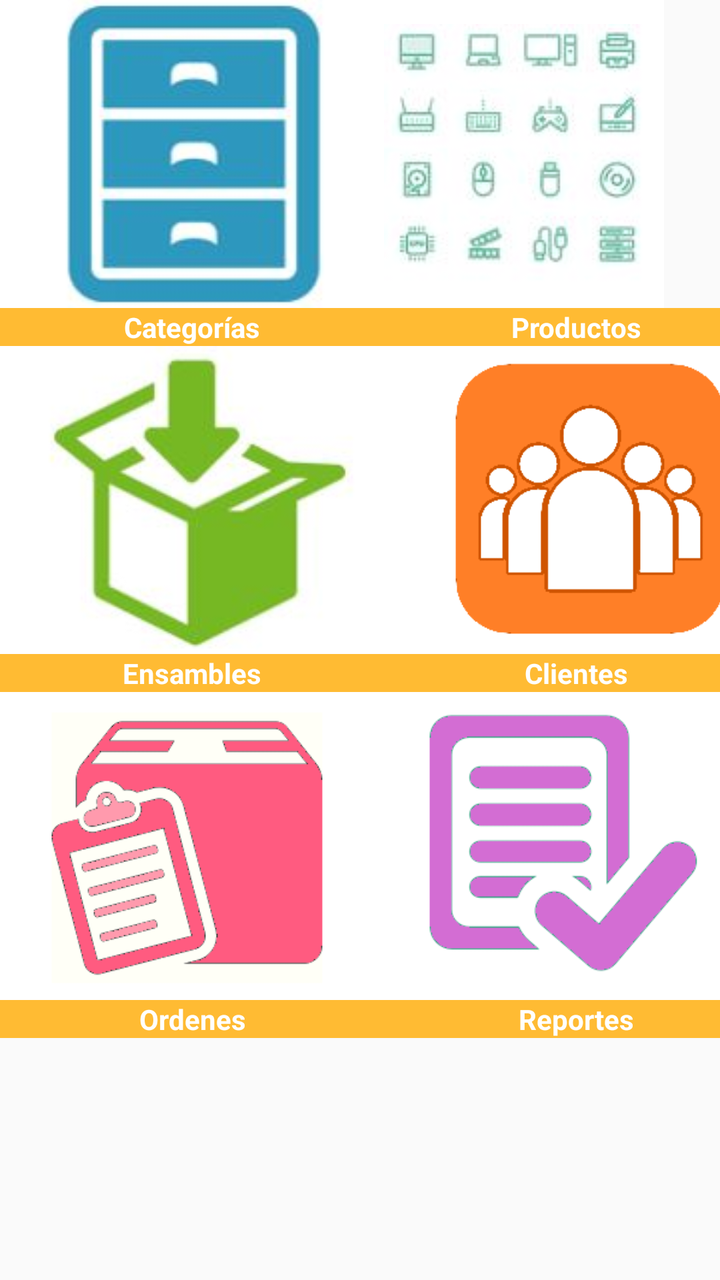
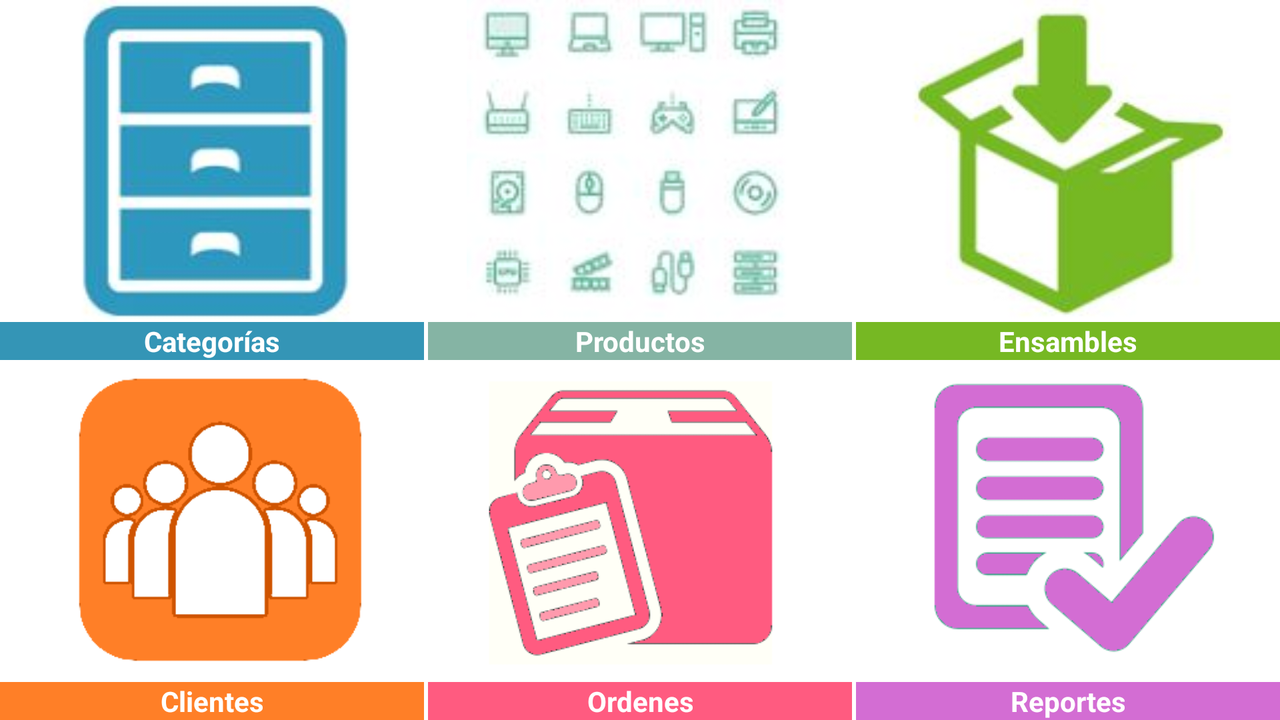

One screen, two layout resources from the same app: the default and the repository's alternative for another configuration. Each is rendered where Android would select it; the XML of both is given below.
<!-- AndroidManifest.xml: application theme AppTheme -->
<!-- res/layout/activity_main.xml -->
<?xml version="1.0" encoding="utf-8"?>
<LinearLayout xmlns:android="http://schemas.android.com/apk/res/android"
    xmlns:app="http://schemas.android.com/apk/res-auto"
    xmlns:tools="http://schemas.android.com/tools"
    android:layout_width="match_parent"
    android:layout_height="match_parent"
    android:orientation="vertical"
    tools:context="com.fiuady.hadp.compustore.MainActivity"
    tools:layout_editor_absoluteX="0dp"
    tools:layout_editor_absoluteY="81dp">

    <LinearLayout
        android:layout_width="wrap_content"
        android:layout_height="154dp">

        <ImageButton
            android:layout_width="192dp"
            android:layout_height="match_parent"
            android:background="@android:color/background_light"
            android:scaleType="fitCenter"
            android:src="@drawable/categorias" />

        <ImageButton
            android:layout_width="match_parent"
            android:layout_height="match_parent"
            android:background="@android:color/background_light"
            android:scaleType="fitCenter"
            android:src="@drawable/productos2" />
    </LinearLayout>

    <LinearLayout
        android:layout_width="wrap_content"
        android:layout_height="wrap_content">

        <TextView
            android:layout_width="192dp"
            android:layout_height="match_parent"
            android:background="@android:color/holo_orange_light"
            android:text="Categorías"
            android:textAlignment="center"
            android:textColor="@android:color/background_light"
            android:textStyle="bold" />

        <TextView
            android:layout_width="192dp"
            android:layout_height="match_parent"
            android:background="@android:color/holo_orange_light"
            android:text="Productos"
            android:textAlignment="center"
            android:textColor="@android:color/background_light"
            android:textStyle="bold" />

    </LinearLayout>

    <LinearLayout
        android:layout_width="wrap_content"
        android:layout_height="154dp">

        <ImageButton
            android:layout_width="196dp"
            android:layout_height="match_parent"
            android:background="@android:color/background_light"

            android:scaleType="fitCenter"
            android:src="@drawable/ensambles" />

        <ImageButton
            android:layout_width="192dp"
            android:layout_height="match_parent"
            android:background="@android:color/background_light"
            android:scaleType="fitCenter"
            android:src="@drawable/clientes" />
    </LinearLayout>

    <LinearLayout
        android:layout_width="wrap_content"
        android:layout_height="wrap_content">

        <TextView
            android:layout_width="192dp"
            android:layout_height="match_parent"
            android:background="@android:color/holo_orange_light"
            android:text="Ensambles"
            android:textAlignment="center"
            android:textColor="@android:color/background_light"
            android:textStyle="bold" />

        <TextView
            android:layout_width="192dp"
            android:layout_height="match_parent"
            android:background="@android:color/holo_orange_light"
            android:text="Clientes"
            android:textAlignment="center"
            android:textColor="@android:color/background_light"
            android:textStyle="bold" />

    </LinearLayout>

    <LinearLayout
        android:layout_width="wrap_content"
        android:layout_height="154dp">

        <ImageButton
            android:layout_width="196dp"
            android:layout_height="match_parent"
            android:background="@android:color/background_light"
            android:scaleType="fitCenter"
            android:src="@drawable/ordenes" />

        <ImageButton
            android:layout_width="match_parent"
            android:layout_height="match_parent"
            android:background="@android:color/background_light"
            android:scaleType="fitCenter"
            android:src="@drawable/reportes" />
    </LinearLayout>

    <LinearLayout
        android:layout_width="wrap_content"
        android:layout_height="wrap_content">

        <TextView
            android:layout_width="192dp"
            android:layout_height="match_parent"
            android:background="@android:color/holo_orange_light"
            android:text="Ordenes"
            android:textAlignment="center"
            android:textColor="@android:color/background_light"
            android:textStyle="bold" />

        <TextView
            android:layout_width="192dp"
            android:layout_height="match_parent"
            android:background="@android:color/holo_orange_light"
            android:text="Reportes"
            android:textAlignment="center"
            android:textColor="@android:color/background_light"
            android:textStyle="bold" />

    </LinearLayout>

</LinearLayout>
<!-- resources referenced by this layout -->
<resources>
  <!-- drawable categorias: jpg bitmap (drawable, 12559 bytes) -->
  <!-- drawable clientes: jpg bitmap (drawable, 110189 bytes) -->
  <!-- drawable ensambles: jpg bitmap (drawable, 11593 bytes) -->
  <!-- drawable ordenes: png bitmap (drawable, 10561 bytes) -->
  <!-- drawable productos2: jpg bitmap (drawable, 11107 bytes) -->
  <!-- drawable reportes: png bitmap (drawable, 8332 bytes) -->
  <style name="AppTheme" parent="Theme.AppCompat.Light.DarkActionBar">
          
          <item name="colorPrimary">#c6c6c6</item>
          <item name="colorPrimaryDark">#dcdcdc</item>
          <item name="colorAccent">#c000fa</item>
          <item name="android:navigationBarColor">#c6c6c6</item>
      </style>
</resources>
<!-- res/layout-land/activity_main.xml (the repository's variant of the layout above) -->
<!-- drawn on the phone turned sideways -->
<?xml version="1.0" encoding="utf-8"?>
<FrameLayout xmlns:android="http://schemas.android.com/apk/res/android"
    xmlns:tools="http://schemas.android.com/tools"
    android:layout_width="match_parent"
    android:layout_height="match_parent">

    <LinearLayout
        android:layout_width="match_parent"
        android:layout_height="match_parent"
        android:orientation="vertical"
        android:weightSum="2">

        <LinearLayout
            android:layout_width="match_parent"
            android:layout_height="match_parent"
            android:layout_weight="1"
            android:weightSum="3">

            <ImageButton
                android:id="@+id/Button_Categorias"
                android:layout_width="match_parent"
                android:layout_height="match_parent"
                android:layout_weight="1"
                android:background="@android:color/background_light"
                android:contentDescription="@string/tag_categorias"
                android:scaleType="fitCenter"
                android:src="@drawable/categorias" />

            <ImageButton
                android:id="@+id/Button_Productos"
                android:layout_width="match_parent"
                android:layout_height="match_parent"
                android:layout_weight="1"
                android:background="@android:color/background_light"
                android:contentDescription="@string/tag_productos"
                android:scaleType="fitCenter"
                android:src="@drawable/productos2" />

            <ImageButton
                android:id="@+id/Button_Ensambles"
                android:layout_width="match_parent"
                android:layout_height="match_parent"
                android:layout_weight="1"
                android:background="@android:color/background_light"
                android:contentDescription="@string/tag_ensambles"
                android:scaleType="fitCenter"
                android:src="@drawable/ensambles" />
        </LinearLayout>

        <LinearLayout
            android:layout_width="match_parent"
            android:layout_height="wrap_content"
            android:weightSum="3">

            <TextView
                android:layout_width="match_parent"
                android:layout_height="wrap_content"
                android:layout_weight="1"
                android:background="#3495b6"
                android:text="@string/tag_categorias"
                android:textAlignment="center"
                android:textColor="@android:color/background_light"
                android:textStyle="bold" />
            <View
                android:layout_width="2dp"
                android:layout_height="match_parent"
                android:background="#ffffff"/>

            <TextView
                android:layout_width="match_parent"
                android:layout_height="wrap_content"
                android:layout_weight="1"
                android:background="#85b4a4"
                android:text="@string/tag_productos"
                android:textAlignment="center"
                android:textColor="@android:color/background_light"
                android:textStyle="bold" />
            <View
                android:layout_width="2dp"
                android:layout_height="match_parent"
                android:background="#ffffff"/>

            <TextView
                android:layout_width="match_parent"
                android:layout_height="wrap_content"
                android:layout_weight="1"
                android:background="#76b823"
                android:text="@string/tag_ensambles"
                android:textAlignment="center"
                android:textColor="@android:color/background_light"
                android:textStyle="bold" />

        </LinearLayout>

        <LinearLayout
            android:layout_width="match_parent"
            android:layout_height="match_parent"
            android:layout_weight="1"
            android:weightSum="3">

            <ImageButton
                android:id="@+id/Button_Clientes"
                android:layout_width="match_parent"
                android:layout_height="match_parent"
                android:layout_weight="1"
                android:background="@android:color/background_light"
                android:contentDescription="@string/tag_clientes"
                android:scaleType="fitCenter"
                android:src="@drawable/clientes" />

            <ImageButton
                android:id="@+id/Button_Ordenes"
                android:layout_width="match_parent"
                android:layout_height="match_parent"
                android:layout_weight="1"
                android:background="@android:color/background_light"
                android:contentDescription="@string/tag_ordenes"
                android:scaleType="fitCenter"
                android:src="@drawable/ordenes" />

            <ImageButton
                android:id="@+id/Button_Reportes"
                android:layout_width="match_parent"
                android:layout_height="match_parent"
                android:layout_weight="1"
                android:background="@android:color/background_light"
                android:contentDescription="@string/tag_reportes"
                android:scaleType="fitCenter"
                android:src="@drawable/reportes" />
        </LinearLayout>

        <LinearLayout
            android:layout_width="match_parent"
            android:layout_height="wrap_content"
            android:weightSum="3">

            <TextView
                android:layout_width="match_parent"
                android:layout_height="wrap_content"
                android:layout_weight="1"
                android:background="#ff7f27"
                android:text="@string/tag_clientes"
                android:textAlignment="center"
                android:textColor="@android:color/background_light"
                android:textStyle="bold" />
            <View
                android:layout_width="2dp"
                android:layout_height="match_parent"
                android:background="#ffffff"/>

            <TextView
                android:layout_width="match_parent"
                android:layout_height="wrap_content"
                android:layout_weight="1"
                android:background="#ff5b80"
                android:text="@string/tag_ordenes"
                android:textAlignment="center"
                android:textColor="@android:color/background_light"
                android:textStyle="bold" />
            <View
                android:layout_width="2dp"
                android:layout_height="match_parent"
                android:background="#ffffff"/>

            <TextView
                android:layout_width="match_parent"
                android:layout_height="wrap_content"
                android:layout_weight="1"
                android:background="#d36dd3"
                android:text="@string/tag_reportes"
                android:textAlignment="center"
                android:textColor="@android:color/background_light"
                android:textStyle="bold" />

        </LinearLayout>

    </LinearLayout>
</FrameLayout>
<!-- resources referenced by the variant -->
<!-- as the phone turned sideways resolves them -->
<resources>
  <!-- drawable categorias: jpg bitmap (drawable, 12559 bytes) -->
  <!-- drawable clientes: jpg bitmap (drawable, 110189 bytes) -->
  <!-- drawable ensambles: jpg bitmap (drawable, 11593 bytes) -->
  <!-- drawable ordenes: png bitmap (drawable, 10561 bytes) -->
  <!-- drawable productos2: jpg bitmap (drawable, 11107 bytes) -->
  <!-- drawable reportes: png bitmap (drawable, 8332 bytes) -->
  <string name="tag_categorias">Categorías</string>
  <string name="tag_clientes">Clientes</string>
  <string name="tag_ensambles">Ensambles</string>
  <string name="tag_ordenes">Ordenes</string>
  <string name="tag_productos">Productos</string>
  <string name="tag_reportes">Reportes</string>
  <style name="AppTheme" parent="Theme.AppCompat.Light.DarkActionBar">
          
          <item name="colorPrimary">#c6c6c6</item>
          <item name="colorPrimaryDark">#dcdcdc</item>
          <item name="colorAccent">#c000fa</item>
          <item name="android:navigationBarColor">#c6c6c6</item>
      </style>
</resources>
